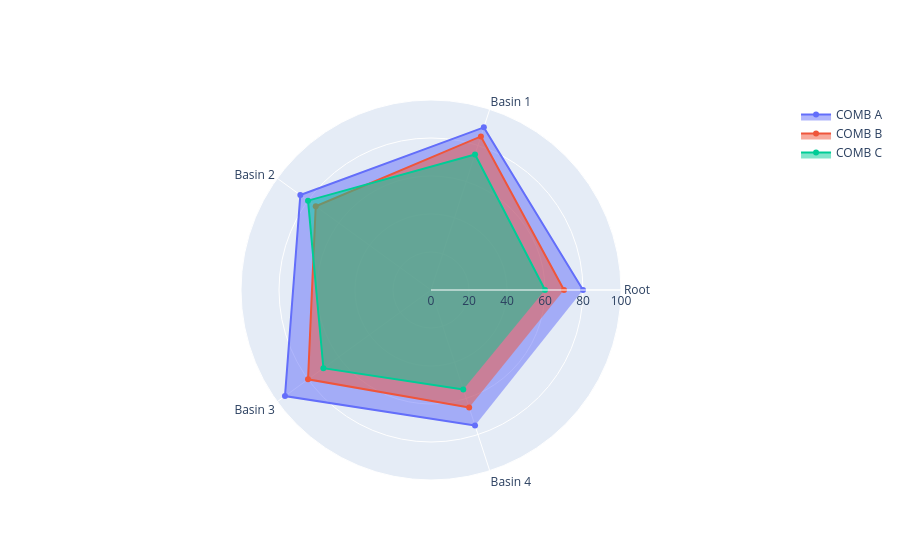

The notebook cell this image was saved under:
### Code cell
import plotly.graph_objects as go

# Categories
categories = ["Root", "Basin 1", "Basin 2", "Basin 3", "Basin 4"]

# Values for each dataset
values1 = [80, 90, 85, 95, 75]
values2 = [70, 85, 75, 80, 65]
values3 = [60, 75, 80, 70, 55]

# Initialize the figure
fig = go.Figure()

# Add traces for each dataset
fig.add_trace(go.Scatterpolar(r=values1, theta=categories, fill="toself", name="COMB A"))
fig.add_trace(go.Scatterpolar(r=values2, theta=categories, fill="toself", name="COMB B"))
fig.add_trace(go.Scatterpolar(r=values3, theta=categories, fill="toself", name="COMB C"))

# Update the layout
fig.update_layout(polar=dict(radialaxis=dict(visible=True, range=[0, 100])), showlegend=True)

# Display the chart
fig.show()

### Figure 1 — Plotly figure (JSON) as saved in the notebook; plotly's stock layout.template omitted (floating-point values rounded to 4 significant figures)
{"data": [{"fill": "toself", "name": "COMB A", "r": [80, 90, 85, 95, 75], "theta": ["Root", "Basin 1", "Basin 2", "Basin 3", "Basin 4"], "type": "scatterpolar"}, {"fill": "toself", "name": "COMB B", "r": [70, 85, 75, 80, 65], "theta": ["Root", "Basin 1", "Basin 2", "Basin 3", "Basin 4"], "type": "scatterpolar"}, {"fill": "toself", "name": "COMB C", "r": [60, 75, 80, 70, 55], "theta": ["Root", "Basin 1", "Basin 2", "Basin 3", "Basin 4"], "type": "scatterpolar"}], "layout": {"polar": {"radialaxis": {"range": [0, 100], "visible": true}}, "showlegend": true}}
